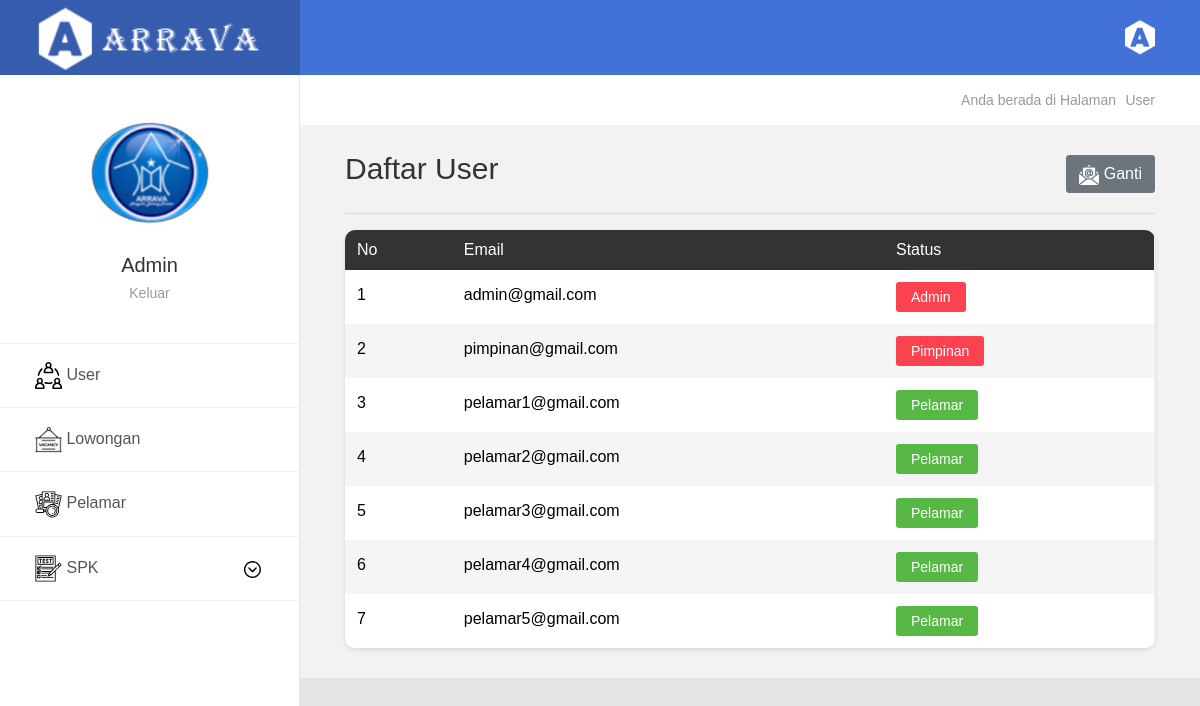
Page /account/lihat_user (signed in) on the committed database.
### account/models.py (models this page shows, shortened)
class users(AbstractBaseUser, PermissionsMixin):
	id_user		= models.AutoField(auto_created=True, primary_key=True, serialize=False)
	email		= models.EmailField(max_length=25, unique=True, validators=[validate_email])
	is_active	= models.BooleanField(default=True)
	is_leader 	= models.BooleanField(default=False)
	is_staff 	= models.BooleanField(default=False)
	is_superuser= models.BooleanField(default=False)
	date_joined	= models.DateTimeField(auto_now_add=True, editable=True, blank=True, null=True)
	last_login	= models.DateTimeField(auto_now=True, editable=True, blank=True, null=True)
	USERNAME_FIELD	= 'email'
	REQUIRED_FIELDS	= []
	objects			= users_manager()

### account/decorators.py (the view)
	def wrapper_func(request, *args, **kwargs):
		if request.user.is_authenticated:
			if request.user.is_staff == True or request.user.is_leader == True:
				return view_func(request, *args, **kwargs)
			else:
				return HttpResponse('Anda tidak memiliki akses ke Halaman ini')

### account/views.py (called while the page is built, shortened)
@login_required(login_url='login1')
@admin_leader
def lihat_userV(request):
	db_user = users.objects.all()
	user 	  = request.user
	data_form = user_change_form(request.POST or None, instance=user)
	context = {
		'judul'		:'User',
		'judul_isi'	:'Daftar User',
		'tabel'		:db_user,
		'data2'		:data_form,
	}
	return render(request, 'account/lihat_user.html', context)

### account/templates/account/lihat_user.html (shortened to what this page needs)
{% extends "base_menu/base.html" %}
{% load static %}
{% block isi %}
<div class="page-wrapper">
	{% if request.user.is_staff is True %}
	{% include "base_menu/sideA.html" %}
	{% elif request.user.is_leader is True %}
	{% include "base_menu/sideL.html" %}
	{% endif %}
	<div class="page-container2">
		{% include "base_menu/header.html" %}
		{% include "base_menu/breadcrumb.html" %}
		<section>
			<div class="section__content section__content--p30">
				<div class="container-fluid">
					<br>
					<div class="row">
						<div class="col-md-12">
							<div class="overview-wrap">
								<h2 class="title-1 m-b-10">{{judul_isi}}</h2>
								<div>
									<button type="button" class="btn btn-secondary" data-toggle="modal" data-target="#email_modal" data-whatever="@mdo" title="Ganti Email Akun">
										<img src="{% static "images/icon/email.svg" %}" style="width:20px;">
										Ganti
									</button>
								</div>
							</div>
							<hr>
							<div class="table-responsive table--no-card m-b-30">
								<table class="table table-borderless table-striped table-earning">
									<thead class="">
										<tr>
											<th>No</th>
											<th>Email</th>
											<th>Status</th>
										</tr>
									</thead>
									<tbody class="">
										{% for data in tabel %}
										<tr>
											<td>{{forloop.counter}}</td>
											<td class="desc">{{data.email}}</td>
											{% if data.is_staff is True %}
											<td>
												<span class="role admin">Admin</span>
											</td>
											{% elif data.is_leader is True %}
											<td>
												<span class="role admin">Pimpinan</span>
											</td>
											{% else %}
											<td>
												<span class="role member">Pelamar</span>
											</td>
											{% endif %}
										</tr>
										{% endfor %}
									</tbody>
								</table>
							</div>
						</div>
					</div>
				</div>
			</div>
		</section>
	</div>
</div>
{% endblock isi %}

### templates/base_menu/base.html (shortened to what this page needs)
{% load static %}
<!DOCTYPE html>
<html lang="en">
<head>
	<link href="{% static "vendor/bootstrap-4.1/css/bootstrap.min.css" %}" rel="stylesheet" media="all">
	<link href="{% static "vendor/animsition/animsition.min.css" %}" rel="stylesheet" media="all">
	<link href="{% static "vendor/bootstrap-progressbar/bootstrap-progressbar-3.3.4.min.css" %}" rel="stylesheet" media="all">
	<link href="{% static "vendor/wow/animate.css" %}" rel="stylesheet" media="all">
	<link href="{% static "vendor/css-hamburgers/hamburgers.min.css" %}" rel="stylesheet" media="all">
	<link href="{% static "vendor/slick/slick.css" %}" rel="stylesheet" media="all">
	<link href="{% static "vendor/select2/select2.min.css" %}" rel="stylesheet" media="all">
	<link href="{% static "vendor/perfect-scrollbar/perfect-scrollbar.css" %}" rel="stylesheet" media="all">
	<link href="{% static "vendor/vector-map/jqvmap.min.css" %}" rel="stylesheet" media="all">
	<link href="{% static "css/theme.css" %}" rel="stylesheet" media="all">
</head>
<body class="animsition">
	{% block isi %}
	{% endblock isi %}
</body>
</html>

### templates/base_menu/sideA.html
<aside class="menu-sidebar2">
	{% include "base_menu/sb_admin.html" %}
</aside>

### templates/base_menu/sb_admin.html (shortened to what this page needs)
{% load static %}
<div class="logo">
	<a href="{% url 'account:index_admin' %}">
		<img src="{% static "images/logo/logo-white.svg" %}" alt="Arrava" />
	</a>
</div>
<div class="menu-sidebar2__content js-scrollbar1">
	<div class="account2">
		<div class="image img-cir img-120">
			<img src="{% static "images/arrava.jpg" %}" alt="Admin" />
		</div>
		<h4 class="name">Admin</h4>
		<a href="{% url 'logout1' %}">Keluar</a>
	</div>
	<nav class="navbar-sidebar2">
		<ul class="list-unstyled navbar__list">
			<li class="has-sub">
				<a href="{% url 'account:lihat_user' %}">
					<img src="{% static "images/icon/people.svg" %}" style="width:27px;">
					User
				</a>
			</li>
			<li class="has-sub">
				<a href="{% url 'lowongan:lihat_low' %}">
					<img src="{% static "images/icon/vacancy.svg" %}" style="width:27px;">
					Lowongan
				</a>
			</li>
			<li class="has-sub">
				<a href="{% url 'account:lihat_cand' %}">
					<img src="{% static "images/icon/recruitment.svg" %}" style="width:27px;">
					Pelamar
				</a>
			</li>
			<li class="has-sub">
				<a href="#" class="js-arrow">
					<img src="{% static "images/icon/test.svg" %}" style="width:27px;">
					SPK
					<span class="arrow">
						<img src="{% static "images/icon/down-arrow.svg" %}" style="width:17px;">
					</span>
				</a>
			</li>
		</ul>
	</nav>
</div>

### templates/base_menu/header.html (shortened to what this page needs)
{% load static %}
<header class="header-desktop2">
    <div class="section__content section__content--p30">
        <div class="container-fluid">
            <div class="header-wrap2">
                <div class="header-button2">
                    <div class="header-button-item mr-0 js-sidebar-btn">
                        <img src="{% static "images/logo/logo-kecil.svg" %}" title="Mobile Menu Sidebar" style="width:30px;">
                    </div>
                </div>
            </div>
        </div>
    </div>
</header>

### templates/base_menu/breadcrumb.html (shortened to what this page needs)
{% load static %}
<section class="au-breadcrumb m-t-75">
	<div class="section__content section__content--p30">
		<div class="container-fluid">
			<div class="row">
				<div class="col-md-12">
					<div class="au-breadcrumb-content">
						<div class="au-breadcrumb-right">
							<span class="au-breadcrumb-span">Anda berada di Halaman</span>
							<ul class="list-unstyled list-inline au-breadcrumb__list">
								<li class="list-inline-item">
									{{judul}}
								</li>
							</ul>
						</div>
					</div>
				</div>
			</div>
		</div>
	</div>
</section>

### rows in the picture
users: email "admin@gmail.com", is_staff "Admin"
users: email "pimpinan@gmail.com", is_staff "Pimpinan"
users: email "pelamar1@gmail.com", is_staff "Pelamar"
users: email "pelamar2@gmail.com", is_staff "Pelamar"
users: email "pelamar3@gmail.com", is_staff "Pelamar"
users: email "pelamar4@gmail.com", is_staff "Pelamar"
users: email "pelamar5@gmail.com", is_staff "Pelamar"

### other values in the picture
{{ judul }} "User"
{{ judul_isi }} "Daftar User"
